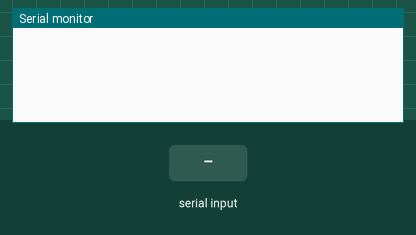
Recording of a sketch running on a simulated Arduino Uno, built with avr-gcc and run on an emulated ATmega328P. On the bench: the last lines printed to the serial monitor. Inputs (shaded band) come from the test bench.

Above: at 1.2 s.
1.3 s: byte 13 ('\r') received over Serial
At 1.9 s:
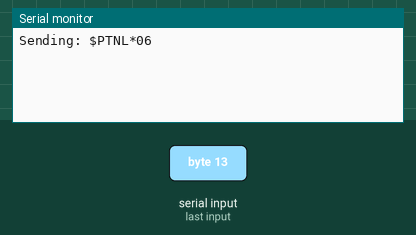
2.8 s: "SNM,0005,01\n" received over the second serial link
At 3.9 s:
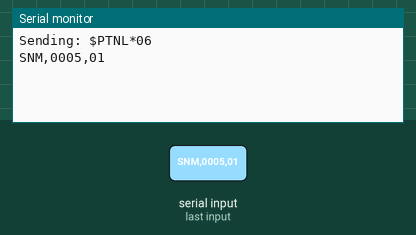
4.3 s: "1\n" received over the second serial link
At 5.0 s:
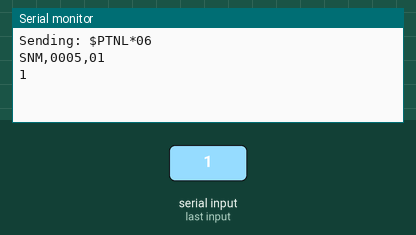

Measured:
- after the input at 1.3 s, the serial monitor: prints a new line at once (image 1)
- after the input at 2.8 s, the serial monitor: prints a new line at once (image 2)
- after the input at 4.3 s, the serial monitor: prints a new line at once (image 3)

The sketch:

CopernicusNmeaTerm.ino
```cpp
/*
  CopernicusNmeaTerm.ino

  TTY NMEA I/O for Trimble's Copernicus II GPS module.

  Connected to Arduino per the schematic
  "CopernicusBasicTestCircuit".

  Reference:

  "Copernicus II(R) GPS Receiver Reference Manual", Appendix C

  Uses CopernicusII port B and assumes it is programmed for the
  default 4800 baud rate.

  Terminal will display automatically sent NMEA sentences from
  the unit per the current configuration. The default factory
  setting is to send a GGA and VTG sentence every second regardless
  of the unit getting an actual fix.

  Enter a Trimble proprietary command sentence exclusive of '$PTNL'
  at the beginning and '*cs' ('*' + checksum characters) at the
  end. The terminal will immediately display the entire sentence
  as sent ('Sending: <full sentence>') amid the incoming NMEA
  sentences. If the unit sends a response, it will appear shortly
  after.

  NOTE: Since sending is asynchronous, the display sometimes gets
  garbled temporarily and the message probably got through ok.
  Re-send the message if you're not sure it was received properly.

  If you're not seeing any output, the unit might have been
  configured for no automatic sentences on power up. A test to
  see if the unit is functional and your wiring is correct is to
  send a request for the current automatic sentence configuration
  by entering 'QNM' (no quotes). You should receive a response of the form
  '$PTNLRNM,xxxx,yy,*cc' regardless of having satellites in view
  or even and antenna attached. If 'xxxx' is '0000', the unit
  has in the past been configured for no auto output and that
  configuration had been saved with the RT message. So, it is
  probably working just fine. Change the auto output to factory
  default with 'SNM,0005,01'. You should get a confirmation
  '$PTNLRNM,A*3A' (the 'A' means valid, if 'V', it's invalid and
  you may have entered the command incorrectly.

*/

#include <SoftwareSerial.h>
SoftwareSerial ss(6,5);
const byte CHK_INIT = 'P' ^ 'T' ^ 'N' ^ 'L';
boolean echoOn;
String cmdStart = "$PTNL";
String echoToggleStr = "echo";

String sentence;
String command;
byte check;
boolean done;
void setup() {
  Serial.begin( 115200 );
  ss.begin(4800);
  // clear input buffer
  while ( Serial.available() > 0 ) Serial.read();
  while ( ss.available() > 0 ) ss.read();
  check = CHK_INIT;
}

void loop() {
  Serial.flush();
  while (ss.available()) {
    char c = ss.read();
    Serial.write(c);
  }
  while ( Serial.available() > 0 ) {
    char s = (char) Serial.read();
    if (s == '\r' ) { // if done with entry
      while( Serial.available() > 0 ) {
        Serial.read();
      }
      if (echoOn) {
        Serial.write('\r');Serial.write('\n');
      }
      done = true;
    } else {
      command += s;
      if (echoOn) Serial.print(s);
      check ^= (byte)s;

    }
  }
  if ( done ) {
    if ( command == echoToggleStr ) {
      echoOn = !echoOn;
    } else {
      String chkStr = String( check, HEX );
      if ( check < 0x10 ) {
        chkStr = '0' + chkStr;
      }
      chkStr.toUpperCase();
      sentence = "$PTNL" + command + '*' + chkStr + '\r' + '\n';
      Serial.print("Sending: ");Serial.print( sentence );
      ss.print( sentence );
    }
    done = false;
    sentence = "$PTNL";
    check = CHK_INIT;
    command = String();
  }
  delay(100);
}
```
